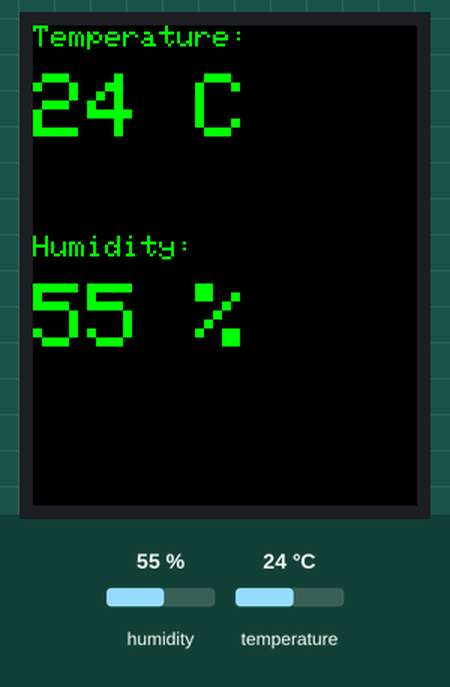
Recording of a sketch running on a simulated Arduino Uno, built with avr-gcc and run on an emulated ATmega328P. Parts: 128×160 colour display. The inputs (shaded band) are chosen by the test bench; at power-on: humidity 55 %, temperature 24 °C. What the sketch prints to the serial monitor is not drawn.

Above: at 1.8 s.
1.9 s: humidity set to 22 %
At 3.5 s:
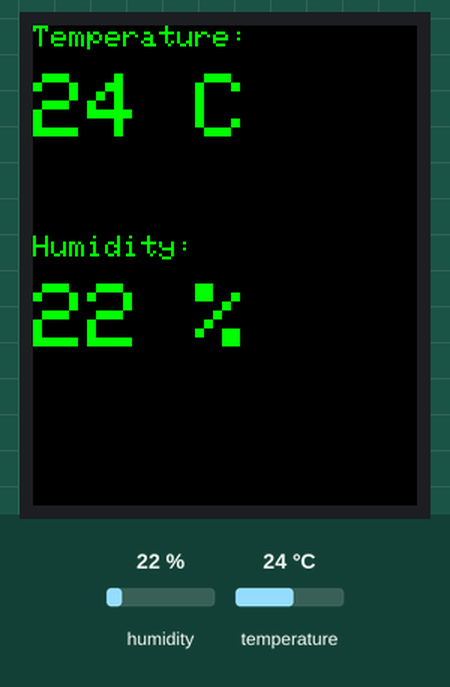
4.2 s: temperature set to 12 °C
At 5.7 s:
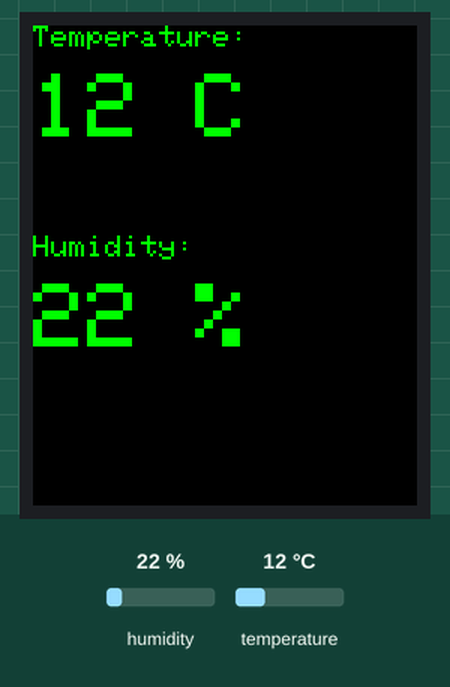
6.3 s: temperature set to 19 °C
At 7.9 s:
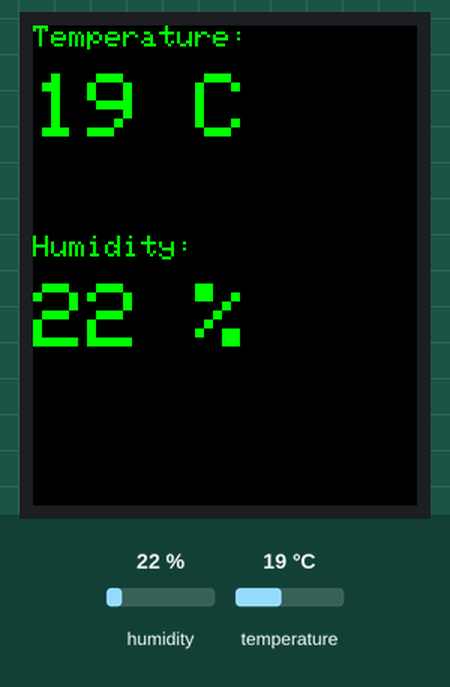
8.3 s: humidity set to 40 %
At 10.0 s:
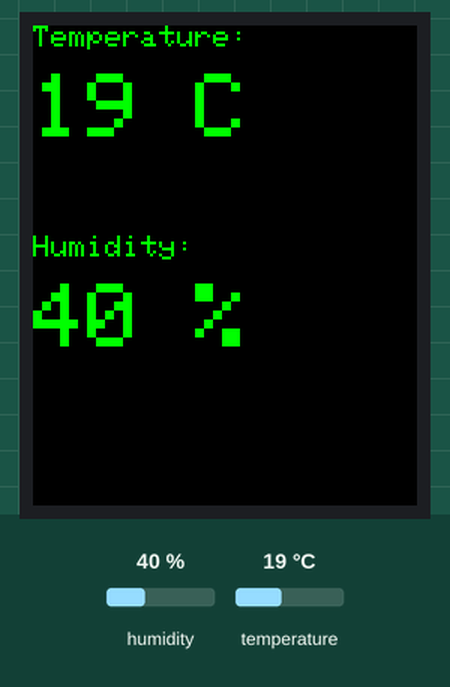
Timing chart, 0 to 11.4 s (numbered marks = the images above; inputs shaded):
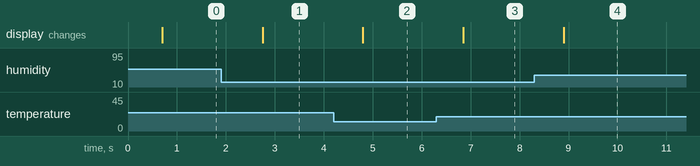

The sketch:

hygrometer_tft.ino
```cpp
// GND to GND
// VCC to 3V
// SCK to 8
// SDA to 10
// SC  to 6
// DC  to 5
// RST to 4
// BLK to none


#include <Adafruit_GFX.h>    // Core graphics library
#include <Adafruit_ST7735.h> // Hardware-specific library for ST7735
#include <SPI.h>
#include <dht11.h>

#define TFT_CS 6
#define TFT_RST 4 // Or set to -1 and connect to Arduino RESET pin
#define TFT_DC 5
#define DHT11PIN 0

// Color definitions
#define ST7735_BLACK 0x0000
#define ST7735_BLUE 0xF800
#define ST7735_RED 0x001F
#define ST7735_ORANGE 0x00AA
#define ST7735_GREEN 0x07E0
#define ST7735_CYAN 0xFFE0
#define ST7735_MAGENTA 0xF81F
#define ST7735_YELLOW 0x07FF
#define ST7735_WHITE 0xFFFF

// For 1.44" and 1.8" TFT with ST7735 use:
Adafruit_ST7735 tft = Adafruit_ST7735(TFT_CS, TFT_DC, TFT_RST);

dht11 DHT11;

int old_t, old_h;

void setup()
{
  Serial.begin(9600);
  Serial.print(F("Hello! ST7735 TFT Test"));

  // OR use this initializer if using a 1.8" TFT screen with offset such as WaveShare:
  tft.initR(INITR_GREENTAB); // Init ST7735S chip, green tab

  tft.fillScreen(ST7735_BLACK);
  tft.setTextWrap(false);
  tft.setTextColor(ST7735_GREEN);

  delay(500);
}

void loop()
{
  int chk = DHT11.read(DHT11PIN);
  int new_t = DHT11.temperature;
  int new_h = DHT11.humidity;

  if (old_t != new_t)
  {
    tft.setCursor(0, 0);
    tft.setTextSize(1);
    tft.println("Temperature:\n");
    tft.setTextSize(3);
    tft.fillRect(0, 10, 40, 30, ST7735_BLACK);
    tft.print(new_t);
    tft.print(" C");

    old_t = new_t;
  }

  if (old_h != new_h)
  {
    tft.setCursor(0, 70);
    tft.setTextSize(1);
    tft.println("Humidity:\n");
    tft.setTextSize(3);
    tft.fillRect(0, 80, 40, 30, ST7735_BLACK);
    tft.print(new_h);
    tft.print(" %");

    old_h = new_h;
  }

  delay(1000);
}
```

Measured:
- after the input at 1.9 s, the display: changes after 0.85 s (image 1)
- after the input at 4.2 s, the display: changes after 0.60 s (image 2)
- after the input at 6.3 s, the display: changes after 0.55 s (image 3)
- after the input at 8.3 s, the display: changes after 0.60 s (image 4)
